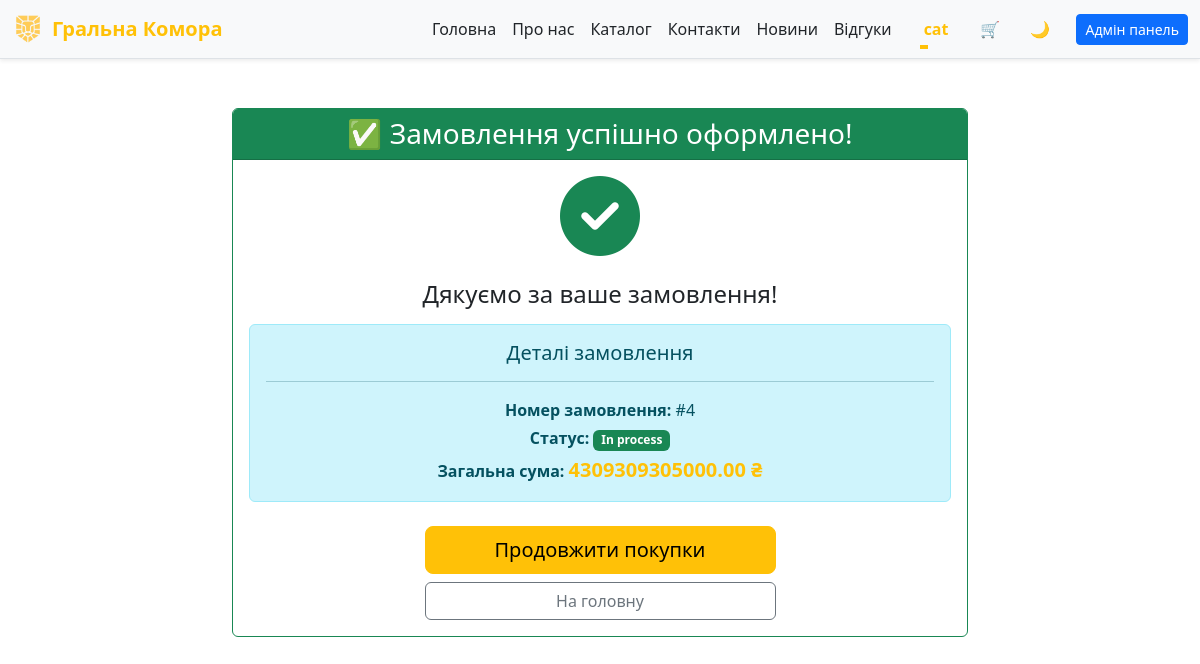
The page /order_success/4 (signed in) on the database as committed earlier.
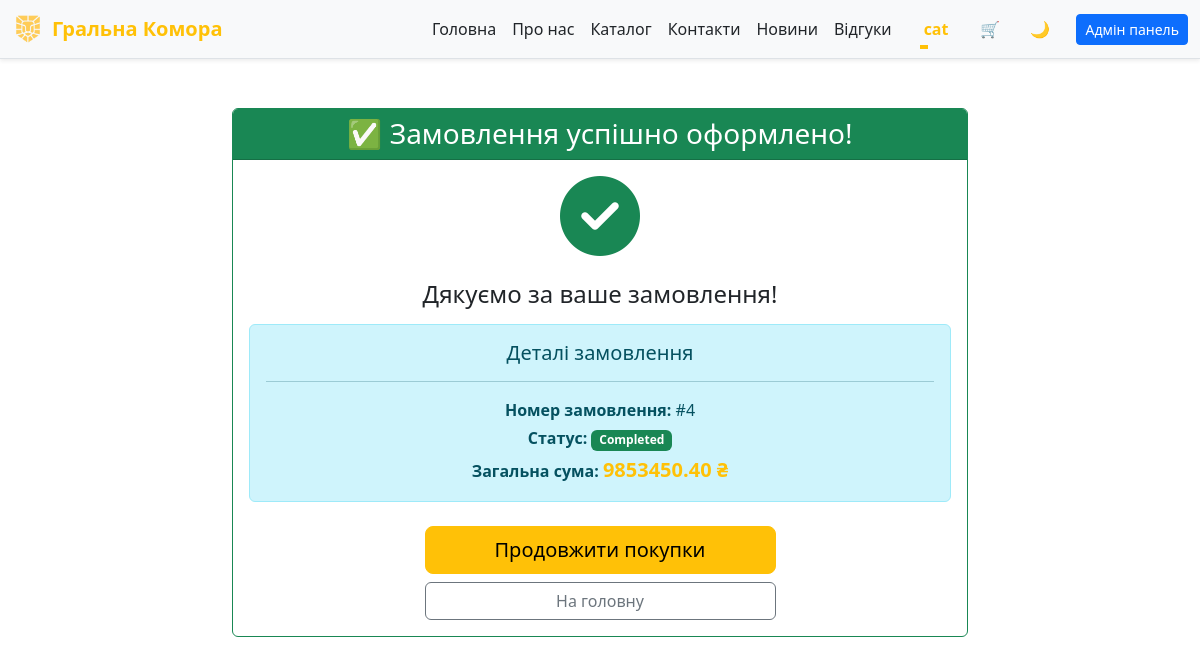
The same page on the database as committed later.
### app/models/user.py (models this page shows, shortened)
class User(db.Model):
    __tablename__ = 'users'
    PRIVILEGE_TIERS = {
        'Default': {
            'label': 'Default',
            'discount_percent': 0,
            'badge_class': 'secondary'
        },
        'Gold': {
            'label': 'Gold',
            'discount_percent': 5,
            'badge_class': 'warning'
        },
        'Diamond': {
            'label': 'Diamond',
            'discount_percent': 10,
            'badge_class': 'info'
        },
        'VIP': {
            'label': 'VIP',
            'discount_percent': 20,
            'badge_class': 'purple'
        },
    }
    ALLOWED_STATUSES = {'User', 'Admin', 'Moder'}
    id = db.Column(db.Integer, primary_key=True, autoincrement=True)
    nickname = db.Column(db.String(80), unique=True, nullable=False)
    email = db.Column(db.String(120), unique=True, nullable=False)
    password = db.Column(db.String(200), nullable=False)
    status = db.Column(db.String(20), default='User')
    privilege = db.Column(db.String(20), default='Default')
    @property
    def privilege_info(self):
        return self.PRIVILEGE_TIERS.get(self.privilege, self.PRIVILEGE_TIERS['Default'])
    @property
    def privilege_label(self):
        return self.privilege_info['label']
    @property
    def discount_percent(self):
        return self.privilege_info['discount_percent']

### app/models/order.py (models this page shows, shortened)
class Order(db.Model):
    __tablename__ = 'orders'
    id = db.Column(db.Integer, primary_key=True)
    user_id = db.Column(db.Integer, db.ForeignKey('users.id'), nullable=False)  # <-- тільки один раз
    user = db.relationship("User", backref="orders")  # <-- зв’язок з User
    total_amount = db.Column(db.Float, nullable=False)  # Загальна сума замовлення
    status = db.Column(db.String(50), default='In process', nullable=False)  # completed, cancelled, etc.
    items = db.Column(db.JSON, nullable=False, default=list)

### app/routes.py (the view)
@main.route('/order_success/<int:order_id>')
@login_required
def order_success(order_id):
    order = Order.query.filter_by(id=order_id, user_id=g.current_user.id).first()
    if not order:
        abort(404)
    return render_template('order_success.html', order=order, isFooter=False)

### app/routes.py (called while the page is built)
def login_required(view_func):
    @wraps(view_func)
    def wrapper(*args, **kwargs):
        if not getattr(g, 'current_user', None):
            flash('Увійдіть, щоб продовжити.', 'warning')
            return redirect(url_for('main.index'))
        return view_func(*args, **kwargs)
    return wrapper

@main.before_app_request
def load_current_user():
    user_id = session.get('user_id')
    g.current_user = User.query.get(user_id) if user_id else None

@main.app_context_processor
def inject_current_user():
    return {'current_user': getattr(g, 'current_user', None)}

### app/templates/order_success.html (shortened to what this page needs)
{% extends 'base.html' %}
{% block content %}
<div class="container mt-5">
    <div class="row justify-content-center">
        <div class="col-md-8">
            <div class="card border-success">
                <div class="card-header bg-success text-white text-center">
                    <h3 class="mb-0">✅ Замовлення успішно оформлено!</h3>
                </div>
                <div class="card-body text-center">
                    <div class="mb-4">
                        <i class="fas fa-check-circle text-success" style="font-size: 5rem;"></i>
                    </div>
                    <h4 class="mb-3">Дякуємо за ваше замовлення!</h4>
                    <div class="alert alert-info">
                        <h5 class="alert-heading">Деталі замовлення</h5>
                        <hr>
                        <p class="mb-1"><strong>Номер замовлення:</strong> #{{ order.id }}</p>
                        <p class="mb-1"><strong>Статус:</strong>
                            <span class="badge bg-success">{{ order.status }}</span>
                        </p>
                        <p class="mb-0"><strong>Загальна сума:</strong>
                            <span class="text-warning fw-bold fs-5">{{ "%.2f"|format(order.total_amount) }} ₴</span>
                        </p>
                    </div>
                    <div class="d-grid gap-2 col-md-6 mx-auto mt-4">
                        <a href="{{ url_for('main.catalog') }}" class="btn btn-warning btn-lg">
                            Продовжити покупки
                        </a>
                        <a href="{{ url_for('main.index') }}" class="btn btn-outline-secondary">
                            На головну
                        </a>
                    </div>
                </div>
            </div>
        </div>
    </div>
</div>
{% endblock %}

### app/templates/base.html (shortened to what this page needs)
<!DOCTYPE html>
<html lang="uk" data-bs-theme="auto">
<head>
    <link rel="stylesheet" href="{{ url_for('static', filename='css/style.css') }}">
    <link rel="stylesheet" href="{{ url_for('static', filename='css/feedback.css') }}">
    <link rel="stylesheet" href="{{ url_for('static', filename='css/loader.css') }}">
    <link href="https://cdn.jsdelivr.net/npm/bootstrap@5.3.3/dist/css/bootstrap.min.css" rel="stylesheet"
>
    <link rel="stylesheet" href="https://cdnjs.cloudflare.com/ajax/libs/font-awesome/6.4.0/css/all.min.css" />
    <link rel="stylesheet" href="https://cdnjs.cloudflare.com/ajax/libs/animate.css/4.1.1/animate.min.css" />
</head>
<body data-user-auth="{{ 'true' if current_user else 'false' }}">
    {% if isHeader is not defined or isHeader %}
    {% include 'components/header.html' %}
    {% endif %}
    <main>
        {% block content %}
        {% endblock %}
    </main>
</body>
</html>

### app/templates/components/header.html (shortened to what this page needs)
<header class="navbar fixed-top navbar-expand-lg border-bottom bg-body-tertiary shadow-sm animate-navbar">
  <div class="container-fluid">
    <a href="/" class="navbar-brand d-flex align-items-center animate__animated animate__fadeInLeft"
      style="animation-delay: 0.5s; animation-fill-mode: both;">
      <img src="static/images/logo.png" alt="Logo" width="32" height="32" class="me-2">
      <span class="fw-bold text-warning">Гральна Комора</span>
    </a>
    <div class="collapse navbar-collapse justify-content-end" id="navbarNav">
      <ul class="navbar-nav align-items-center mb-2 mb-lg-0">
        <li class="nav-item"><a href="/" class="nav-link">Головна</a></li>
        <li class="nav-item"><a href="/about" class="nav-link">Про нас</a></li>
        <li class="nav-item"><a href="/catalog" class="nav-link">Каталог</a></li>
        <li class="nav-item"><a href="/contacts" class="nav-link">Контакти</a></li>
        <li class="nav-item"><a href="/news" class="nav-link">Новини</a></li>
        {% if current_user %}
        <li class="nav-item"><a href="/feedback" class="nav-link">Відгуки</a></li>
        {% endif %}
        {% if not current_user %}
        <li class="nav-item d-none d-lg-block ms-2">
          <button id="login-desktop"
            class="login-btn desktop d-none d-lg-flex align-items-center justify-content-center ms-3">
            <div class="svg-wrapper-1">
              <div class="svg-wrapper">
                <svg xmlns="http://www.w3.org/2000/svg" viewBox="0 0 512 512" width="24" height="24">
                  <path
                    d="M256 0C114.6 0 0 114.6 0 256s114.6 256 256 256 256-114.6 256-256S397.4 0 256 0zm0 80c48.6 0 88 39.4 88 88s-39.4 88-88 88-88-39.4-88-88 39.4-88 88-88zm0 384c-52.9 0-99.8-23.9-131.4-61.4 2.1-43.8 87.6-67.9 131.4-67.9s129.3 24.1 131.4 67.9C355.8 440.1 308.9 464 256 464z" />
                </svg>
              </div>
            </div>
            <span>Вхід</span>
          </button>
        </li>
        {% else %}
        <li class="nav-item dropdown d-none d-lg-block ms-3">
          <a class="nav-link dropdown-toggle fw-semibold text-warning" href="#" role="button"
            data-bs-toggle="dropdown" aria-expanded="false">
            {{ current_user.nickname }}
          </a>
        </li>
        {% endif %}
        <li class="nav-item d-none d-lg-block ms-2">
          <a href="/cart" class="text-decoration-none" data-cart-link="true">
            <button id="cart-button-desktop"
              class="nav-btn btn-yellow-hover rounded-circle border-0 p-2 d-none d-lg-inline-flex ms-lg-2 position-relative"
              style="width: 40px; height: 40px;" aria-label="Відкрити кошик">
              🛒
            </button>
          </a>
        </li>
        <li class="nav-item d-none d-lg-block ms-2">
          <button id="theme-toggle-desktop" class="nav-btn rounded-circle border-0 p-2"
            style="width: 40px; height: 40px;">
          </button>
        </li>
        {% if current_user and current_user.status in ['Admin', 'Moder'] %}
        <li class="nav-item d-none d-lg-block ms-3">
          <a href="{{ url_for('main.admin') }}" class="btn btn-primary btn-sm">
            Адмін панель
          </a>
        </li>
        {% endif %}
      </ul>
    </div>
  </div>
</header>

### app/static/css/style.css (style rules this page uses)
:root, [data-bs-theme="light"] { --bs-body-bg: #f8f9fa; --bs-body-color: #212529; --bs-primary: #EF8354; --bs-secondary: #4e555b; --nav-btn-hover-bg: #4e555b; --login-color: #e0e1e3; --login-color1: #f8f9fa; }
.animate-navbar { animation: fadeIn 1.2s ease-out, slideDown 1.2s ease-out; }
.navbar.fixed-top { z-index: 1050; }
.nav-link { position: relative; transition: color 0.3s ease-in-out; color: var(--bs-body-color) !important; text-decoration: none; }
.nav-link::after { content: ''; position: absolute; bottom: 0; left: 0; height: 2px; width: 0; background-color: #ffc107; transition: width 0.3s ease-in-out; }
body { padding-top: 60px; transition: background-color 0.5s ease, color 0.5s ease; position: relative; overflow-x: hidden; }
.nav-btn { width: 40px; height: 40px; border: none; background: none; box-shadow: none; }
.nav-btn { width: 40px; height: 40px; border: none; background: none; box-shadow: none; cursor: pointer; border-radius: 50%; transition: background 0.3s ease-in-out, box-shadow 0.3s ease-in-out, transform 0.2s ease-in-out; }
.card { animation: fadeInUp 0.6s ease-out; animation-fill-mode: both; }
.card:nth-child(1) { animation-delay: 0.1s; }
.card .btn { transition: all 0.3s cubic-bezier(0.68, -0.55, 0.265, 1.55); }
.badge { animation: pulse 2s infinite; }
body, .card, .modal-content, .landing-section, .form-control, h1, h2, h3, h4, h5, h6, p, span, i, div { transition: background-color 0.3s ease, color 0.3s ease, border-color 0.3s ease, box-shadow 0.3s ease; }

### app/static/css/feedback.css (style rules this page uses)
:root, [data-bs-theme="light"] { --bs-body-bg: #f8f9fa; --input-color: #e0e1e3; --border-color: #ced4da; --focus-shadow-color: rgba(255, 193, 7, 0.5); --focus-border-color: #ffc107; --focus-bg-color: #ffffff; --focus-text-color: #212529; }

Rows that differ between the two databases and show on the page:
changed Order id 4: status "In process" → "Completed"; total_amount "4309309305000.00" → "9853450.40"
